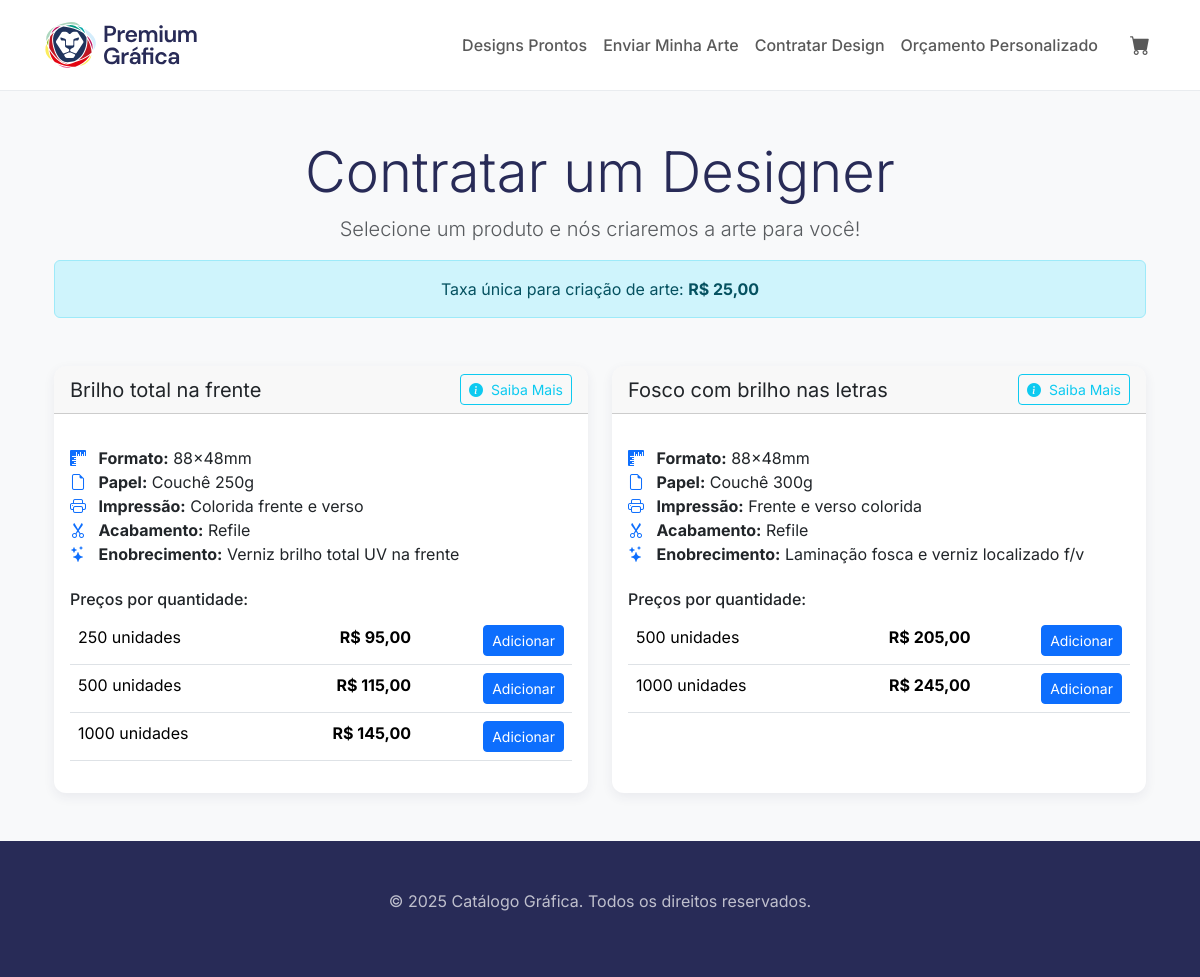
Screenshot of /produtos/contratar-design/cartoes-de-visita/ with the database file from the repository.
### products/models.py (models this page shows, shortened)
class ProductType(models.Model):
    name = models.CharField(max_length=100, unique=True, verbose_name="Nome do Tipo de Produto")
    slug = models.SlugField(max_length=100, unique=True, help_text="Versão do nome otimizada para URLs.")
    design_creation_fee = models.DecimalField(
        max_digits=10,
        decimal_places=2,
        default=0.00,
        verbose_name="Taxa de Criação de Arte",
        help_text="Valor cobrado para criar a arte para este tipo de produto. Deixe 0 se não houver taxa."
    )
    image = CloudinaryField('image', blank=True, null=True, folder='product_types')
    class Meta:
        verbose_name = "Tipo de Produto"
        verbose_name_plural = "Tipos de Produtos"

class ProductVariation(models.Model):
    product_type = models.ForeignKey(ProductType, on_delete=models.PROTECT, related_name="variations", verbose_name="Tipo de Produto")
    name = models.CharField(max_length=100, verbose_name="Nome da Variação")
    icon_image = CloudinaryField('icon_image', blank=True, null=True, folder='products/icons')
    detailed_description = models.TextField(
        blank=True,
        verbose_name="Descrição Detalhada",
        help_text="Explique em detalhes sobre o produto, papel, acabamentos, etc."
    )
    video_url = models.URLField(
        blank=True,
        verbose_name="URL do Vídeo (YouTube, Vimeo)",
        help_text="Cole aqui o link 'embed' do vídeo."
    )
    class Meta:
        verbose_name = "Variação de Produto"
        verbose_name_plural = "Variações de Produtos"
        unique_together = ('product_type', 'name')

class Specification(models.Model):
    product_variation = models.ForeignKey(ProductVariation, on_delete=models.CASCADE, related_name="specifications", verbose_name="Variação de Produto")
    name = models.CharField(max_length=100, verbose_name="Nome da Característica") # Ex: "Papel"
    value = models.CharField(max_length=255, verbose_name="Valor da Característica") # Ex: "Couchê 300g"
    icon = models.CharField(
        max_length=50,
        blank=True, # O ícone é opcional
        verbose_name="Classe do Ícone (Bootstrap Icons)",
        help_text="Ex: 'bi-rulers' ou 'bi-palette'. Veja os nomes em bootstrap-icons."
    )
    class Meta:
        verbose_name = "Especificação"
        verbose_name_plural = "Especificações"
        unique_together = ('product_variation', 'name')

class PriceTier(models.Model):
    product_variation = models.ForeignKey(ProductVariation, on_delete=models.CASCADE, related_name="price_tiers", verbose_name="Variação de Produto")
    quantity = models.PositiveIntegerField(verbose_name="Quantidade")
    price = models.DecimalField(max_digits=10, decimal_places=2, verbose_name="Preço")
    class Meta:
        verbose_name = "Faixa de Preço"
        verbose_name_plural = "Faixas de Preço"
        unique_together = ('product_variation', 'quantity')
        ordering = ['quantity']

### products/views.py (the view)
# urls.py: path('contratar-design/<slug:slug>/', views.product_variation_list_view, {'is_design_service': True}, name='hire_design_variation_list'),
def product_variation_list_view(request, slug, is_design_service=False):
    product_type = get_object_or_404(ProductType, slug=slug)
    variations = product_type.variations.all()
    context = {
        'product_type': product_type,
        'variations': variations, # E passamo-las no contexto.
        'is_design_service': is_design_service,
    }
    return render(request, 'products/product_variation_list.html', context)

### core/templatetags/video_filters.py (called while the page is built)
@register.filter(name='get_embed_url')
def get_embed_url(video_url):
    if not video_url:
        return ""
    regex = (
        r'(https?://)?(www\.)?'
        '(youtube|youtu|youtube-nocookie)\.(com|be)/'
        '(watch\?v=|embed/|v/|.+\?v=)?([^&=%\?]{11})')
    match = re.search(regex, video_url)
    if match:
        video_id = match.group(6)
        return f"https://www.youtube.com/embed/{video_id}"
    return video_url

### orders/context_processors.py (called while the page is built)
def cart_context(request):
    cart = request.session.get('cart', {})
    cart_item_count = len(cart)
    return {
        'cart': cart,
        'cart_item_count': cart_item_count,
    }

### products/templates/products/product_variation_list.html (shortened to what this page needs)
{% extends "core/base.html" %} {% load video_filters %} {% block title %} {{ product_type.name }} - {{ block.super }} {% endblock %} {% block content %}
<div class="container">
    <div class="text-center mb-5">
        {% if is_design_service %}
        <h1 class="display-4">Contratar um Designer</h1>
        <p class="lead text-muted">Selecione um produto e nós criaremos a arte para você!</p>
        {% if product_type.design_creation_fee > 0 %}
        <div class="alert alert-info mt-3">Taxa única para criação de arte: <strong>R$ {{ product_type.design_creation_fee|floatformat:2 }}</strong></div>
        {% endif %} {% else %}
        <h1 class="display-5">{{ product_type.name }}</h1>
        <p class="lead text-muted">Escolha uma das opções abaixo.</p>
        {% endif %}
    </div>
    <div class="row row-cols-1 row-cols-md-2 g-4">
        {% for variation in variations %}
        <div class="col">
            <div class="card h-100 card-product">
                <div class="card-header d-flex justify-content-between align-items-center">
                    <h5 class="my-0 fw-normal">{{ variation.name }}</h5>
                    {% if variation.detailed_description or variation.images.all or variation.video_url %}
                    <button type="button" class="btn btn-sm btn-outline-info" data-bs-toggle="modal" data-bs-target="#variationModal-{{ variation.id }}"><i class="bi bi-info-circle-fill me-1"></i> Saiba Mais</button>
                    {% endif %}
                </div>
                <div class="card-body">
                    <ul class="list-unstyled mt-3 mb-4">
                        {% for spec in variation.specifications.all %}
                        <li>{% if spec.icon %}<i class="bi {{ spec.icon }} me-2 text-primary"></i>{% endif %} <strong>{{ spec.name }}:</strong> {{ spec.value }}</li>
                        {% empty %}
                        <li>Nenhuma especificação cadastrada.</li>
                        {% endfor %}
                    </ul>
                    <h6>Preços por quantidade:</h6>
                    <table class="table">
                        <tbody>
                            {% for tier in variation.price_tiers.all %}
                            <tr>
                                <td>{{ tier.quantity }} unidades</td>
                                <td class="text-end"><strong>R$ {{ tier.price|floatformat:2 }}</strong></td>
                                <td class="text-end">
                                    <form action="{% url 'orders:add_to_cart_without_design' tier.id %}" method="POST" class="d-inline">
                                        <button type="submit" class="btn btn-sm btn-primary">Adicionar</button>
                                    </form>
                                </td>
                            </tr>
                            {% empty %}
                            <tr>
                                <td colspan="3" class="text-center">Nenhum preço cadastrado.</td>
                            </tr>
                            {% endfor %}
                        </tbody>
                    </table>
                </div>
            </div>
        </div>
        {% empty %}
        <div class="col-12">
            <div class="alert alert-info" role="alert">Nenhuma opção de produto foi configurada para este tipo de produto ainda.</div>
        </div>
        {% endfor %}
    </div>
</div>
{% endblock %}

### core/templates/core/base.html (shortened to what this page needs)
{% load static %}
<!DOCTYPE html>
<html lang="pt-br">
    <head>
        <link
            href="https://cdn.jsdelivr.net/npm/bootstrap@5.3.3/dist/css/bootstrap.min.css"
            rel="stylesheet"
            xintegrity="sha384-QWTKZyjpPEjISv5WaRU9OFeRpok6YctnYmDr5pNlyT2bRjXh0JMhjY6hW+ALEwIH"
        />
        <link rel="stylesheet" href="https://cdn.jsdelivr.net/npm/bootstrap-icons@1.11.3/font/bootstrap-icons.min.css" />
        <link rel="stylesheet" href="{% static 'css/custom.css' %}" />
    </head>
    <body>
        <nav class="navbar navbar-expand-lg bg-white navbar-custom">
            <div class="container">
                <a class="navbar-brand" href="{% url 'designs:gallery' %}">
                    <img src="{% static 'images/logo.svg' %}" alt="Logotipo Catálogo Gráfica" style="height: 48px" />
                </a>
                <div class="collapse navbar-collapse" id="navbarNav">
                    <ul class="navbar-nav ms-auto align-items-center">
                        <li class="nav-item">
                            <a class="nav-link" href="{% url 'designs:gallery' %}">Designs Prontos</a>
                        </li>
                        <li class="nav-item">
                            <a class="nav-link" href="{% url 'products:product_type_gallery' %}">Enviar Minha Arte</a>
                        </li>
                        <li class="nav-item">
                            <a class="nav-link" href="{% url 'products:hire_design_gallery' %}">Contratar Design</a>
                        </li>
                        <li class="nav-item">
                            <a class="nav-link" href="{% url 'quote_request' %}">Orçamento Personalizado</a>
                        </li>
                        <li class="nav-item ms-3">
                            <a class="nav-link fs-5" href="{% url 'orders:cart_detail' %}">
                                <i class="bi bi-cart-fill position-relative">
                                </i>
                            </a>
                        </li>
                    </ul>
                </div>
            </div>
        </nav>
        <main class="main-content-section flex-grow-1">
            <div class="container py-5">
                 {% block content %}{% endblock %}
            </div>
        </main>
        <footer class="footer-custom text-center mt-auto">
            <p>&copy; 2025 Catálogo Gráfica. Todos os direitos reservados.</p>
        </footer>
    </body>
</html>

### static/css/custom.css (style rules this page uses)
:root { --brand-primary: #282b57; --brand-accent: #ceff00; --brand-hard-gray: #222222; --brand-gray: #595959; --brand-light-gray: #f8f9fa; --brand-white: #ffffff; --brand-border-color: #e9ecef; }
body { font-family: 'Inter', sans-serif; background-color: var(--brand-white); color: var(--brand-primary); display: flex; flex-direction: column; min-height: 100vh; }
main { flex: 1; }
.main-content-section { background-color: var(--brand-light-gray); }
.navbar-custom { border-bottom: 1px solid var(--brand-border-color); padding-top: 1rem; padding-bottom: 1rem; }
.navbar-custom .nav-link { color: var(--brand-gray); font-weight: 500; position: relative; transition: color 0.2s ease-in-out; }
.footer-custom { background-color: var(--brand-primary); color: rgba(255, 255, 255, 0.7); padding-top: 3rem; padding-bottom: 3rem; }
.card-product { border: none; border-radius: 12px; overflow: hidden; box-shadow: 0 0.25rem 0.75rem rgba(40, 43, 87, 0.07); }

### rows the page displays
ProductType: design_creation_fee "25,00"
ProductVariation: name "Brilho total na frente"
Specification: name "Formato", value "88x48mm"
Specification: name "Papel", value "Couchê 250g"
Specification: name "Impressão", value "Colorida frente e verso"
Specification: name "Acabamento", value "Refile"
Specification: name "Enobrecimento", value "Verniz brilho total UV na frente"
PriceTier: quantity "250", price "95,00"
PriceTier: quantity "500", price "115,00"
PriceTier: quantity "1000", price "145,00"
ProductVariation: name "Fosco com brilho nas letras"
Specification: name "Formato", value "88x48mm"
Specification: name "Papel", value "Couchê 300g"
Specification: name "Impressão", value "Frente e verso colorida"
Specification: name "Acabamento", value "Refile"
Specification: name "Enobrecimento", value "Laminação fosca e verniz localizado f/v"
PriceTier: quantity "500", price "205,00"
PriceTier: quantity "1000", price "245,00"
